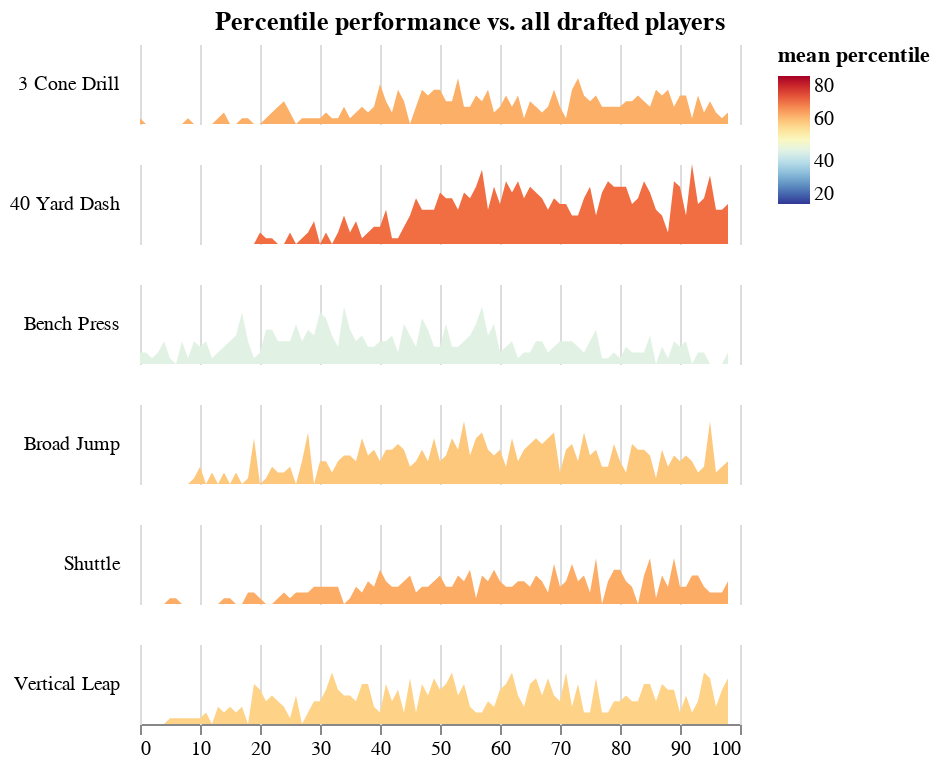

Notebook source saved alongside this figure:
### Code cell
rp

### Figure 1 — Vega-Lite specification as saved in the notebook (floating-point values rounded to 4 significant figures; data arrays with more than 128 entries replaced by an {"elided": "..."} marker saying what was removed)
{"config": {"view": {"continuousWidth": 300, "continuousHeight": 300, "stroke": null}, "title": {"align": "center", "anchor": "middle"}}, "data": {"name": "data-5a05e35ce7d159d9ab1c82fc457d38fe"}, "mark": {"type": "area"}, "bounds": "flush", "encoding": {"fill": {"field": "mean_value", "scale": {"domain": [20, 80], "reverse": true, "scheme": "redyellowblue"}, "title": "mean percentile", "type": "quantitative"}, "row": {"field": "event", "header": {"labelAlign": "left", "labelAngle": 0}, "title": null, "type": "nominal"}, "tooltip": [{"field": "mean_value", "format": ".2", "title": "mean percentile", "type": "quantitative"}], "x": {"field": "bin_min", "scale": {"domain": [0, 100]}, "title": null, "type": "quantitative"}, "y": {"axis": null, "field": "value", "scale": {"range": [40, 0]}, "type": "quantitative"}}, "height": 40, "params": [{"name": "position", "select": {"type": "point", "fields": ["position"]}, "bind": {"position": {"input": "select", "options": ["Cornerback", "Defensive Line", "EDGE", "Linebacker", "Offensive Line", "Quarterback", "Running Back", "Safety", "Tight End", "Wide Receiver"], "name": "position"}}, "value": "Running Back"}], "title": "Percentile performance vs. all drafted players", "transform": [{"filter": {"param": "position"}}, {"joinaggregate": [{"op": "mean", "field": "result", "as": "mean_value"}], "groupby": ["event"]}, {"bin": {"maxbins": 100}, "field": "result", "as": ["bin_min", "bin_max"]}, {"aggregate": [{"op": "count", "as": "value"}], "groupby": ["event", "mean_value", "bin_min", "bin_max"]}, {"impute": "value", "key": "bin_min", "groupby": ["event", "mean_value"], "value": 0}], "$schema": "https://vega.github.io/schema/vega-lite/v5.20.1.json", "datasets": {"data-5a05e35ce7d159d9ab1c82fc457d38fe": {"elided": "23620 records"}}}
